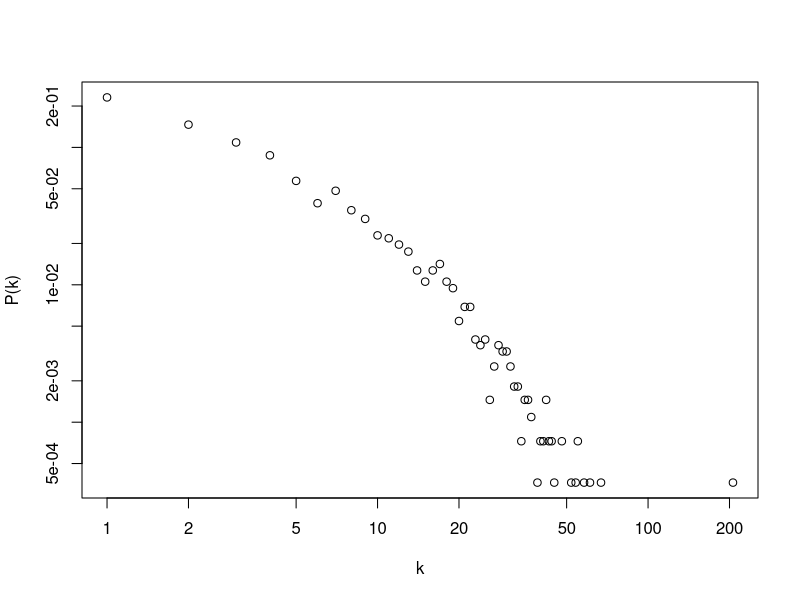

Recreate this plot in R.
## ---- chunk 1
# igraphパッケージの読み込み
library(igraph)
library(gtools)
## ---- chunk 2
# エッジリストの読み込み
d <- read.table("../data/yeast_ppi_Batada_etal_2006.txt")
# グラフオブジェクトの作成
g <- simplify(graph.data.frame(d,directed=F),remove.multiple=T,remove.loops=T)
# 仮想的な重みを追加する（対数正規分布由来の乱数を与える）
E(g)$weight <- rlnorm(ecount(g))

# 最大連結成分の取得
cls <- clusters(g,"weak")
g <- delete.vertices(g,subset(V(g),cls$membership!=which(cls$csize==max(cls$csize))[[1]]))
## ---- chunk 3
vcount(g)
## ---- chunk 4
ecount(g)
## ---- chunk 5
deg <- degree(g)
deg
## ---- chunk 6
strength(g)
## ---- chunk 7
plot(0:max(deg), degree.distribution(g), xlab="k", ylab="P(k)", log="xy")
## ---- chunk 8
dist <- table(degree(g)) / sum(table(degree(g)))
-sum(dist * log(dist))

## ---- chunk 9
cc <- transitivity(g, type="local", isolates="zero")
## ---- chunk 10
transitivity(g, type="localaverage", isolates="zero")
# もしくは
mean(cc)
## ---- chunk 11
# 各ノードに対する重み付きクラスタ係数
wcc <- transitivity(g, type="weighted", isolates="zero")
# 平均重み付きクラスタ係数
mean(wcc)
## ---- chunk 12
assortativity.degree(g)
## ---- chunk 13
mean_distance(g)
## ---- chunk 14
# 距離行列を計算して
d_mtx <- distances(g, weights=E(g)$weight)
# 対角成分を除いた上三角行列の要素の平均を計算する
mean(d_mtx[upper.tri(d_mtx)])
## ---- chunk 15
dinv_mtx <- distances(g, weights=NA)**-1
# d_mtx <- distances(g, weights=E(g)$weight)**-1 # 重み付きネットワークなら
diag(dinv_mtx) <- 0
# 各ノードに対する大域効率性
nodal_global_efficiency <- apply(dinv_mtx,1,sum) / (vcount(g) - 1)
# 全体的（平均的な）大域効率性
ave_global_efficiency <- mean(nodal_global_efficiency)
## ---- chunk 16
# 各ノードに対する局所効率性
nodal_local_efficiency <- c()
for(i in 1:vcount(g)){
  nei_idx <- as.vector(neighbors(g,i)) # 隣接ノードのインデックスを取得
  num_nei <- length(nei_idx)
  if(num_nei > 1) {
    nodal_local_efficiency <- c(nodal_local_efficiency, sum(dinv_mtx[permutations(num_nei,2,nei_idx)]) / num_nei / (num_nei - 1))
    } else {
      nodal_local_efficiency <- c(nodal_local_efficiency,0)
    }
  }
# 全体的（平均的な）局所効率性
ave_local_efficiency <- mean(nodal_local_efficiency)
